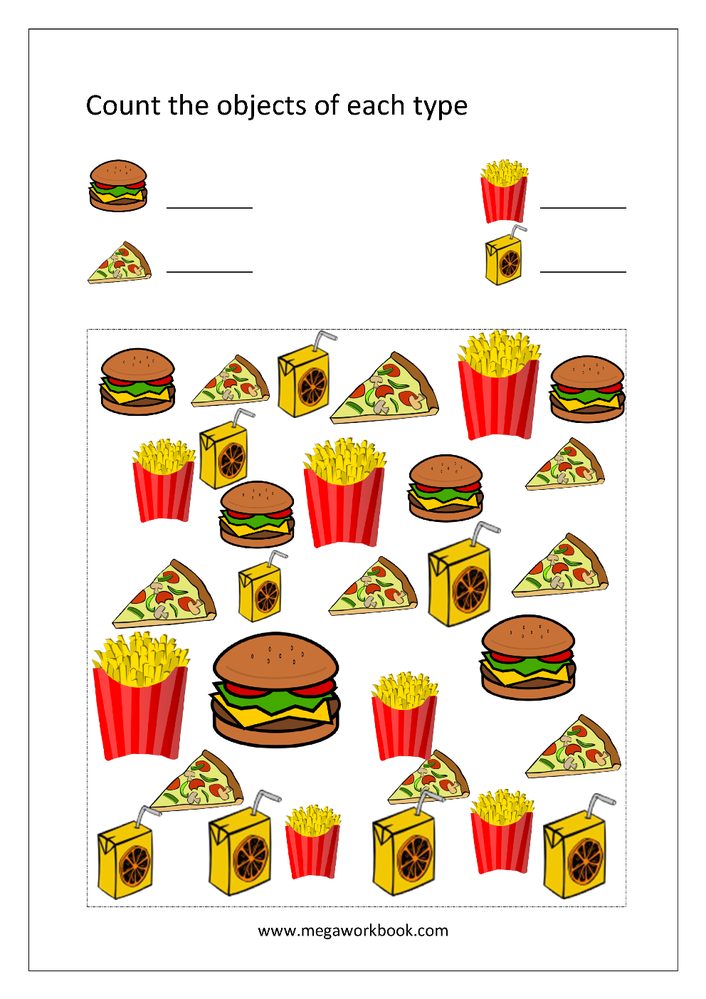
#> input picture images/Count_Object_Of_Different_Types8.png, 706 x 999 px, shrunk from 992 x 1403 before the run
$ python watershedAlgorithm.py
#> lines starting #> are read from the running program, lines starting #| are printed output that depends on the picture; after the words box and inside, x2 and y2 are one past the last pixel; in counts of white or black regions, pixels touching at a corner belong together
import numpy as np
import cv2
from matplotlib import pyplot as plt

img = cv2.imread('../images/Count_Object_Of_Different_Types8.png')
#> img is the input picture: shape (999, 706, 3); mean B, G, R 205.7, 222, 236
gray = cv2.cvtColor(img, cv2.COLOR_BGR2GRAY)
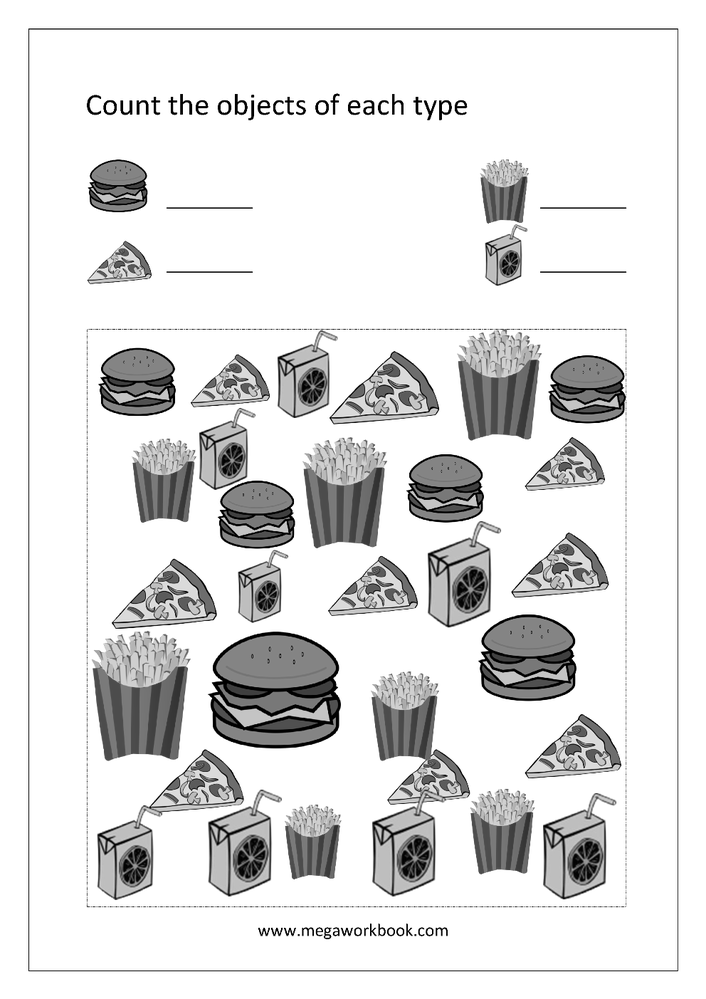
#> gray: shape (999, 706); min 0, max 255, mean 224.3

ret, thresh = cv2.threshold(gray, 0, 255, cv2.THRESH_BINARY_INV + cv2.THRESH_OTSU)
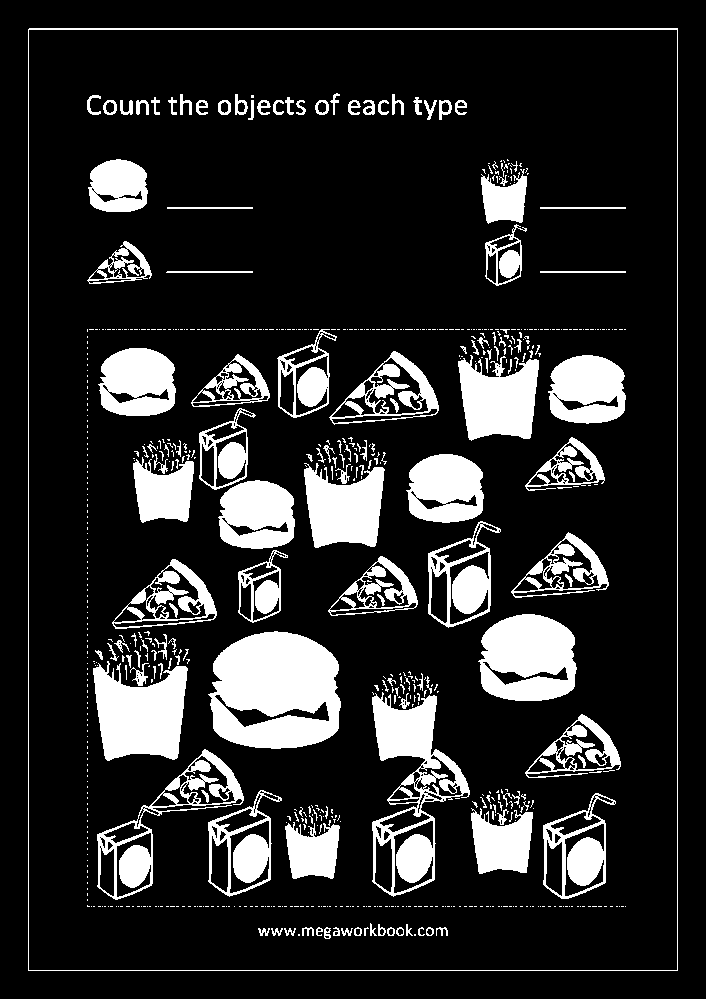
#> thresh: shape (999, 706); 16.5% white; 724 white regions (581 under 20 px), largest, box (x1, y1, x2, y2) and area: (208, 631, 341, 749) 12011, (372, 692, 470, 897) 7368, (93, 661, 188, 761) 6659
#> ret = 172
cv2.imshow("Image Result 1", thresh)
kernel = np.ones((3, 3), np.uint8)
opening = cv2.morphologyEx(thresh, cv2.MORPH_OPEN, kernel, iterations=1)
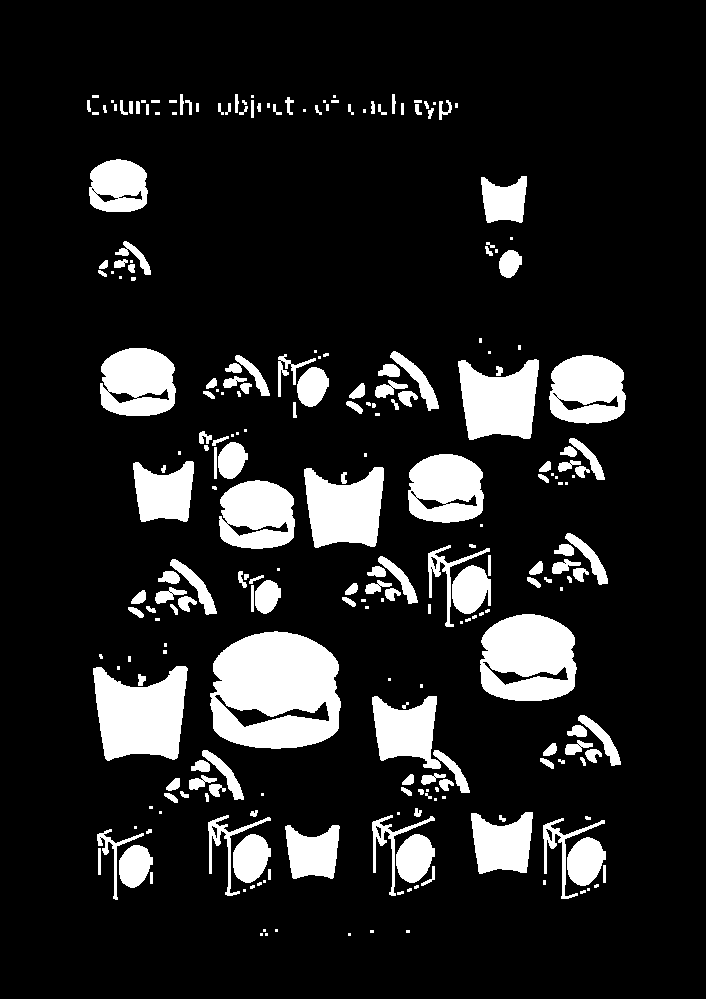
#> opening: shape (999, 706); 13.6% white; 251 white regions (87 under 20 px), largest, box (x1, y1, x2, y2) and area: (210, 631, 341, 749) 12004, (480, 614, 577, 701) 6651, (93, 666, 188, 761) 6561
cv2.imshow("Image Result 2", opening)
# sure_bg = cv2.dilate(opening, kernel, iterations=2)

# # Finding sure foreground area
# dist_transform = cv2.distanceTransform(opening, cv2.DIST_L2, 3)
# ret, sure_fg = cv2.threshold(dist_transform, 0.7 * dist_transform.max(), 255, 0)
#
# # Finding unknown region
# sure_fg = np.uint8(sure_fg)
# unknown = cv2.subtract(sure_bg, sure_fg)
#
# # Marker labelling
# ret, markers = cv2.connectedComponents(sure_fg)
#
# # Add one to all labels so that sure background is not 0, but 1
# markers = markers + 1
#
# # Now, mark the region of unknown with zero
# markers[unknown == 255] = 0
# img[markers == -1] = [255, 0, 0]
# print('objects number is:', ret - 1)
cv2.waitKey(0)
cv2.destroyAllWindows()
